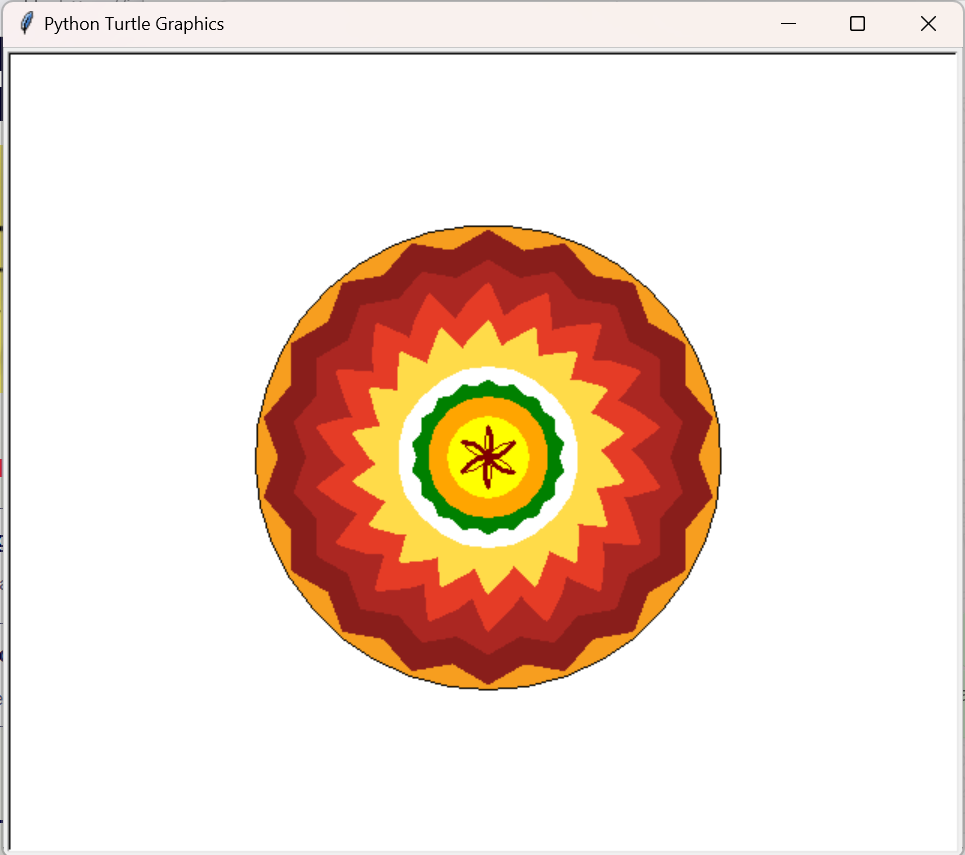

The Python source for this figure:
import turtle

a2=turtle.Turtle()
a2.speed(100)
a2.pu()
a2.goto(0,-155)
a2.pd()
a2.begin_fill()
a2.fillcolor("#F79E1F")
a2.circle(155)
a2.end_fill()
a2.hideturtle()

a=turtle.Turtle()
a.speed(100)
for i in range(6):
    for i in range(4):
        a.pu()
        a.goto(0,0)
        a.pd()
        a.pensize(3)
        a.color("#891E1B")
        a.begin_fill()
        a.circle(75,steps=6)
        a.right(100)
        a.end_fill()
a.hideturtle()


a3=turtle.Turtle()
a3.speed(100)
for i in range(6):
    for i in range(4):
        a3.pu()
        a3.goto(0,0)
        a3.pd()
        a3.pensize(3)
        a3.color("#AB2722")
        a3.begin_fill()
        a3.circle(65,steps=6)
        a3.right(100)
        a3.end_fill()
a3.hideturtle()


a11=turtle.Turtle()
a11.speed(100)
for i in range(20):
    a11.up()
    a11.goto(0,0)
    a11.down()
    a11.begin_fill()
    a11.color("#E53C26")
    a11.pensize(3)
    a11.circle(115, 60)  
    a11.left(100)
    a11.circle(115, 60)
    a11.left(100)
    a11.right(60)
    a11.end_fill()
a11.hideturtle()

a12=turtle.Turtle()
a12.speed(100)
for i in range(20):
    a12.up()
    a12.goto(0,0)
    a12.down()
    a12.begin_fill()
    a12.color("#FFDB49")
    a12.pensize(3)
    a12.circle(90, 60) 
    a12.left(100)
    a12.circle(90, 60)
    a12.left(100)
    a12.right(60)
    a12.end_fill()
a12.hideturtle()


a7=turtle.Turtle()
a7.speed(100)
a7.pu()
a7.goto(0,-60)
a7.pd()
a7.begin_fill()
a7.color("white")
a7.circle(60)
a7.end_fill()
a7.hideturtle()

a8=turtle.Turtle()
a8.speed(100)
for i in range(6):
    for i in range(4):
        a8.pu()
        a8.goto(0,0)
        a8.pd()
        a8.pensize(3)
        a8.color("green")
        a8.begin_fill()
        a8.circle(25,steps=6)
        a8.right(100)
        a8.end_fill()
a8.hideturtle()

a9=turtle.Turtle()
a9.speed(100)
a9.pu()
a9.goto(0,-40)
a9.pd()
a9.begin_fill()
a9.color("orange")
a9.circle(40)
a9.end_fill()
a9.hideturtle()

a10=turtle.Turtle()
a10.speed(100)
a10.pu()
a10.goto(0,-27)
a10.pd()
a10.begin_fill()
a10.color("yellow")
a10.circle(27)
a10.end_fill()
a10.hideturtle()

a11=turtle.Turtle()
a11.speed(100)
for i in range(6):
    a11.up()
    a11.goto(0,0)
    a11.down()
    a11.color("maroon")
    a11.pensize(3)
    a11.circle(20, 60) 
    a11.left(120)
    a11.pensize(1)
    a11.circle(20, 60)
    a11.left(120)
    a11.right(60)
a11.up()
a11.goto(0,0)
a11.hideturtle()

turtle.done()
